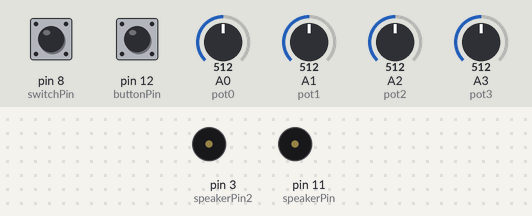
Bench run of a sketch on a simulated Arduino Uno, built with avr-gcc and run on an emulated ATmega328P. On the bench: buzzer (waves = sounding, pin HIGH). The inputs (shaded band) are chosen by the test bench; at power-on: pin 8 (switchPin) HIGH, pin 12 (buttonPin) HIGH, A0 (pot0) = 512, A1 (pot1) = 512, A2 (pot2) = 512, A3 (pot3) = 512.

Above: at 2.2 s.
2.3 s: pin 8 (switchPin) pulled LOW for 0.7 s
At 4.1 s:
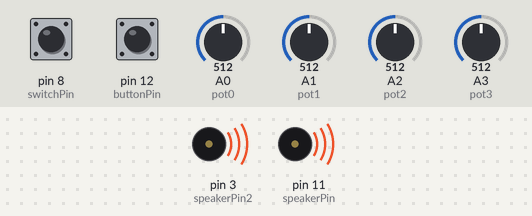
4.5 s: pin 12 (buttonPin) pulled LOW for 0.7 s
At 6.2 s:
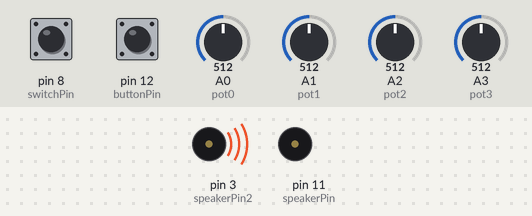
Timing chart, 0 to 7.7 s (numbered marks = the images above; inputs shaded):
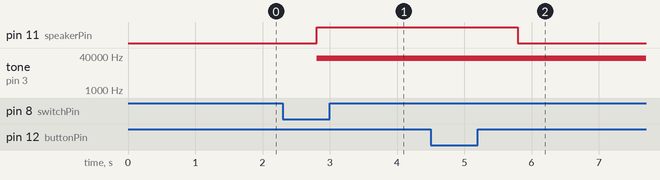

The sketch:

advanced_mini_LCD.ino
```cpp
/* PCrazy shit 8-bit symphony generator                   */
/*     */

/*
 * inspired by:
 *  http://countercomplex.blogspot.com/2011/10/algorithmic-symphonies-from-one-line-of.html
 *
 *  http://wurstcaptures.untergrund.net/music/
 *
 */


#include <SoftwareSerial.h>

#define txPin 7

SoftwareSerial LCD = SoftwareSerial(7, txPin);
// since the LCD does not send data back to the Arduino, we should only define the txPin
const int LCDdelay=2;  // conservative, 2 actually works

int speakerPin = 11;
int speakerPin2 = 3;
int buttonPin = 12;
int switchPin = 8;

int pot0 = 0;
int pot1 = 1;
int pot2 = 2;
int pot3 = 3;

int buttonState = 0;
int lastButtonState = 0;
int count = -1;

long t = 0;

unsigned int p0 = 10;
unsigned int p1 = 4;
unsigned int p2 = 4;
unsigned int delta_T = 4;

int v = 0;

// wbp: goto with row & column
void lcdPosition(int row, int col) {
  LCD.write(0xFE);   //command flag
  LCD.write((col + row*64 + 128));    //position
  delay(LCDdelay);
}
void clearLCD(){
  LCD.write(0xFE);   //command flag
  LCD.write(0x01);   //clear command.
  delay(LCDdelay);
}
void backlightOn() {  //turns on the backlight
  LCD.write(0x7C);   //command flag for backlight stuff
  LCD.write(157);    //light level.
  delay(LCDdelay);
}
void backlightOff(){  //turns off the backlight
  LCD.write(0x7C);   //command flag for backlight stuff
  LCD.write(128);     //light level for off.
   delay(LCDdelay);
}
void serCommand(){   //a general function to call the command flag for issuing all other commands
  LCD.write(0xFE);
}
void selectLineOne(){  //puts the cursor at line 0 char 0.
   LCD.write(0xFE);   //command flag
   LCD.write(128);    //position
   delay(500);
}
void selectLineTwo(){  //puts the cursor at line 0 char 0.
   LCD.write(0xFE);   //command flag
   LCD.write(192);    //position
   delay(10);
}


void setup () {

  //TCCR0B = TCCR0B & 0b11111001; //no timer pre-scaler, fast PWM

  TCCR2B = TCCR2B & B11111000 | B00000001;    // set timer 2 divisor to     1 for PWM frequency of 31372.55 Hz

  //2CCR1B = TCCR1B & B11111000 | B00000001;

  pinMode (speakerPin, OUTPUT);
  pinMode (speakerPin2, OUTPUT);

  pinMode(buttonPin, INPUT_PULLUP);
  pinMode(switchPin, INPUT_PULLUP);

  pinMode (pot0, INPUT);
  pinMode (pot1, INPUT);
  pinMode (pot2, INPUT);
  pinMode (pot3, INPUT);


  pinMode(txPin, OUTPUT);
  LCD.begin(9600);
  clearLCD();
  lcdPosition(0,0);
  selectLineOne();
  LCD.print("8bit MixTape Pro");
  selectLineTwo();
  LCD.print("  Advanced 1980");
  delay(500);
  clearLCD();


}

void loop ()
{

// read the state of the switch into a local variable:
  buttonState = digitalRead(buttonPin);

  if (buttonState != lastButtonState && buttonState == HIGH) {
    // if the state has changed, increment the counter
    count++;
    t = 0;
    delay(20);

    if (count > 6) {
      count = 0;
    }

    clearLCD();
    selectLineOne();
    LCD.print("8bit MixTape Pro");

      if (count == 0){
        selectLineTwo();
        LCD.print(count);
        LCD.print("-TEST");
      }
      if (count == 1){
        selectLineTwo();
        LCD.print(count);
        LCD.print("-Zagreb6");
      }
      if (count == 2){
        selectLineTwo();
        LCD.print(count);
        LCD.print("-classic");
      }
      if (count == 3){
        selectLineTwo();
        LCD.print(count);
        LCD.print("-Ficken");
      }
      if (count == 4){
        selectLineTwo();
        LCD.print(count);
        LCD.print("-Sausiech");
      }
      if (count == 5){
        selectLineTwo();
        LCD.print(count);
        LCD.print("-lo mas");
      }
      if (count == 6){
        selectLineTwo();
        LCD.print(count);
        LCD.print("-silence");
      }
  }

  lastButtonState = buttonState;

  switch(count) {

  case 0: // test

    p0 = ((analogRead(pot0)>>4)+0);
    p1 = (analogRead(pot1)>>4);
    p2 = ((analogRead(pot2)>>0)+0);
    delta_T = ((1023 - (analogRead(pot3)))>>0);

    v = ((((p0*t)/50)*(((p1*t)/50)>>8|t>>9)&((p2*46)/50)&t>>8))^(t&t>>13|t>>6);
    //v = t>>p2&1?t>>p1:-t>>p0;
    // v = (t|p2) * ((t>>p1|t>>11)&p0&t>>3);
    // bitMeat v = t*(((t>>(12+(p1/2)))|(t>>8))&((p0-(p2/2))&(t>>4)));

    analogWrite (speakerPin2, v);
    digitalWrite (speakerPin, v);
    delayMicroseconds((delta_T+1));
    t++;

  break;

  case 6: // test

    p0 = ((analogRead(pot0)>>4)+0);
    p1 = (analogRead(pot1)>>4);
    p2 = ((analogRead(pot2)>>0)+0);
    delta_T = ((1023 - (analogRead(pot3)))>>0);

    v = t*(t^t+(t>>15|1)^(t-(p2-(p1/2))^t)>>(10-(pot0/5)));
    //v = t>>p2&1?t>>p1:-t>>p0;
    // v = (t|p2) * ((t>>p1|t>>11)&p0&t>>3);
    // bitMeat v = t*(((t>>(12+(p1/2)))|(t>>8))&((p0-(p2/2))&(t>>4)));

    analogWrite (speakerPin2, v);
    digitalWrite (speakerPin, v);
    delayMicroseconds((delta_T+1));
    t++;

  break;

  case 1: // dubStep

    p0 = (analogRead(pot0)>>4);
    p1 = (analogRead(pot1)>>4);
    p2 = (analogRead(pot2)>>4);
    delta_T = ((1023 - (analogRead(pot3)))<<0);

    v = (t|p2) * ((t>>p1|t>>11)&p0&t>>3);

    analogWrite (speakerPin2, v);
    digitalWrite (speakerPin, v);
    delayMicroseconds((delta_T+1));
    t++;

  break;

  case 2: // a classic

    p0 = ((analogRead(pot0)>>5)+0);
    p1 = (analogRead(pot1)>>6);
    p2 = ((analogRead(pot2)>>5)+1);
    delta_T = ((1023 - (analogRead(pot3)))>>0);

    v = t * ((t>>p1|t>>p0)&p2&t>>(13>>3));

    analogWrite (speakerPin2, v);
    digitalWrite (speakerPin, v);
    delayMicroseconds((delta_T+1));
    t++;

  break;


  case 3: // a single

    p0 = ((analogRead(pot0)>>5)+0);
    p1 = (analogRead(pot1)>>6);
    p2 = ((analogRead(pot2)>>7)+1);
    delta_T = ((1023 - (analogRead(pot3)))>>0);

    v = t * ((t>>p2|t>>p0)&77&t>>(p1>>3));

    analogWrite (speakerPin2, v);
    digitalWrite (speakerPin, v);
    delayMicroseconds((delta_T+1));
    t++;

  break;

  case 5: // dubStep

    p0 = (analogRead(pot0)>>4);
    p1 = (analogRead(pot1)>>4);
    p2 = (analogRead(pot2)>>4);
    delta_T = ((1023 - (analogRead(pot3)))<<0);

    v = t>>p0&1?t>>p2:-t>>p1;

    analogWrite (speakerPin2, v);
    digitalWrite (speakerPin, v);
    delayMicroseconds((delta_T+1));
    t++;

  break;

  }

  if ( digitalRead(switchPin) ==  HIGH){

    //clearLCD();
    selectLineOne();
    LCD.print("p2 ");
    LCD.print(p2);
    LCD.print(" p1 ");
    LCD.print(p1);
    LCD.print(" p0 ");
    LCD.print(p0);
    LCD.print("     ");
    selectLineTwo();
    LCD.print("Speed ");
    LCD.print(delta_T);
    LCD.print(" Song:");
    LCD.print(count);
  }

}

/*
     v = (t|3) * ((t>>1|t>>6)&c4&t>>3);
   v = t * ((t>>12|t>>7)&47&t>>(13>>3))

     //v = (t*(t>>8|t>>4))>>(t>>p0);

     v = t * ((t>>p1|t>>p0)&p2&t>>(p0>>3));


     //v = (t|p0) * ((t>>p0|t>>11)&47&t>>3);

   // v = t * ((t>>p0|t>>p1)&p2&t>>5);

     //v = t * ((t>>p0|t>>3)&p1&t>>p2);

     //v =    t * ((t>>12|t>>p0)&p1&t>>p2);

    //v = t * ((t>>p0|t>>7)&p1&t>>(p2>>3));

    //v = t * ((t>>p1|t>>3)&17&t>>9);

    //v = (t|p1) * ((t>>p2|t>>11)&p0&t>>3);

    //v = t>>p0&1?t>>p2:-t>>p1;

    //v = (t|p0) * ((t>>1|t>>p1)&47&t>>p2);

    //v = t*t/p0;

    //v = t * ((t>>p0|t>>83)&7&t>>5);

    analogWrite (speakerPin2, v);
    digitalWrite (speakerPin, v);

    //delayMicroseconds(delta_T);

    delayMicroseconds((delta_T+1));

*/
```

Measured:
- after the input at 2.3 s, pin 11 (speakerPin): LOW → HIGH after 0.50 s; tone on pin 3 (speakerPin2): silent → 31373 Hz after 0.50 s
- after the input at 4.5 s, pin 11 (speakerPin): HIGH → LOW after 1.3 s
